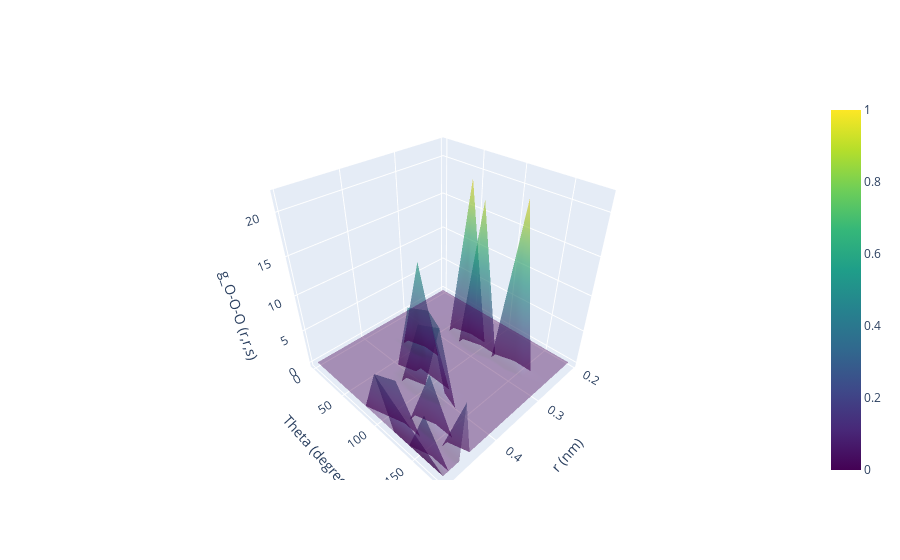
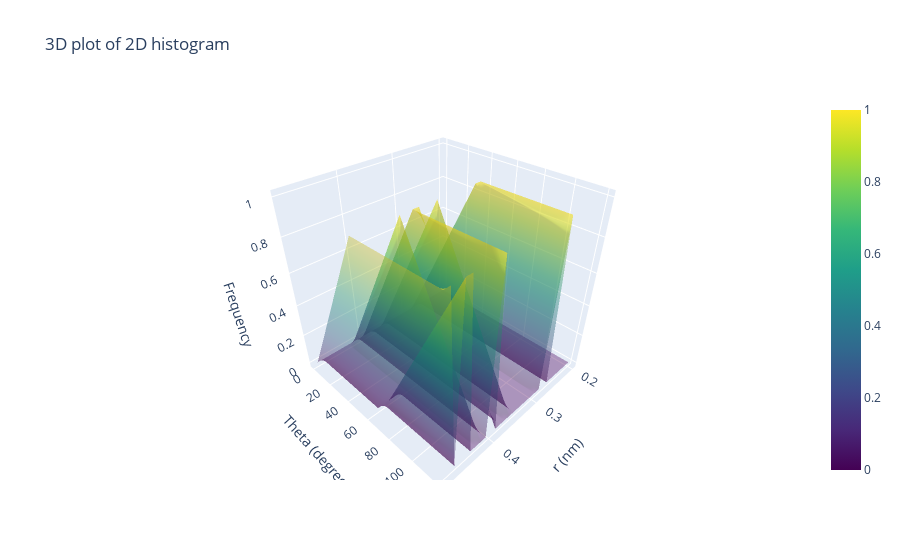

The notebook cell saved with these charts, in order:
### Markdown cell above
# Example 4:
Angle screening (theta)
Triplet correlation function of a triple of same atom type "O" with selection string "name O" 
g(r,r,r), 
Plot=True, while provide a binned plot of the correlation function

First plot is a 1D histogram of each angle in the angle screen array  plotted on 3D plot.

Second plot is a mesh uniting all the 1D histograms in figure 1

Third plot is a histogram of all the angles (2D histogram)

### Code cell
plots_alfa = Angle_Screening(u,
                         atom_name_1 = "name O", 
                         atom_name_2 =None, 
                         angle_range = [0, 180], 
                         angle_step = 20, 
                         stride = 50,
                         plot_individual= False,
                         demo_flag = False,
                         chunk_size = 20,
                         chunk_solvent_size = 50)

### Figure 1 — Plotly figure (JSON) as saved in the notebook; plotly's stock layout.template omitted (floating-point values rounded to 4 significant figures; data arrays with more than 128 entries replaced by an {"elided": "..."} marker saying what was removed)
{"data": [{"colorscale": [[0, "#440154"], [0.1111, "#482878"], [0.2222, "#3e4989"], [0.3333, "#31688e"], [0.4444, "#26828e"], [0.5556, "#1f9e89"], [0.6667, "#35b779"], [0.7778, "#6ece58"], [0.8889, "#b5de2b"], [1, "#fde725"]], "intensity": {"elided": "300 float values"}, "opacity": 0.4, "type": "mesh3d", "x": {"elided": "300 float values"}, "y": {"elided": "300 int values"}, "z": {"elided": "300 float values"}}], "layout": {"scene": {"xaxis": {"title": {"text": "r (nm)"}}, "yaxis": {"title": {"text": "Theta (degrees)"}}, "zaxis": {"title": {"text": "g_O-O-O (r,r,s)"}}}}}

### Figure 2 — Plotly figure (JSON) as saved in the notebook; plotly's stock layout.template omitted (floating-point values rounded to 4 significant figures)
{"data": [{"colorscale": [[0, "#440154"], [0.1111, "#482878"], [0.2222, "#3e4989"], [0.3333, "#31688e"], [0.4444, "#26828e"], [0.5556, "#1f9e89"], [0.6667, "#35b779"], [0.7778, "#6ece58"], [0.8889, "#b5de2b"], [1, "#fde725"]], "opacity": 0.4, "type": "surface", "x": [[0.2, 0.2103, 0.2207, 0.231, 0.2414, 0.2517, 0.2621, 0.2724, 0.2828, 0.2931, 0.3034, 0.3138, 0.3241, 0.3345, 0.3448, 0.3552, 0.3655, 0.3759, 0.3862, 0.3966, 0.4069, 0.4172, 0.4276, 0.4379, 0.4483, 0.4586, 0.469, 0.4793, 0.4897], [0.2, 0.2103, 0.2207, 0.231, 0.2414, 0.2517, 0.2621, 0.2724, 0.2828, 0.2931, 0.3034, 0.3138, 0.3241, 0.3345, 0.3448, 0.3552, 0.3655, 0.3759, 0.3862, 0.3966, 0.4069, 0.4172, 0.4276, 0.4379, 0.4483, 0.4586, 0.469, 0.4793, 0.4897], [0.2, 0.2103, 0.2207, 0.231, 0.2414, 0.2517, 0.2621, 0.2724, 0.2828, 0.2931, 0.3034, 0.3138, 0.3241, 0.3345, 0.3448, 0.3552, 0.3655, 0.3759, 0.3862, 0.3966, 0.4069, 0.4172, 0.4276, 0.4379, 0.4483, 0.4586, 0.469, 0.4793, 0.4897]], "y": [[0, 0, 0, 0, 0, 0, 0, 0, 0, 0, 0, 0, 0, 0, 0, 0, 0, 0, 0, 0, 0, 0, 0, 0, 0, 0, 0, 0, 0], [60, 60, 60, 60, 60, 60, 60, 60, 60, 60, 60, 60, 60, 60, 60, 60, 60, 60, 60, 60, 60, 60, 60, 60, 60, 60, 60, 60, 60], [120, 120, 120, 120, 120, 120, 120, 120, 120, 120, 120, 120, 120, 120, 120, 120, 120, 120, 120, 120, 120, 120, 120, 120, 120, 120, 120, 120, 120]], "z": [[0, 0, 0, 0, 0, 0, 0, 0, 0, 0, 0, 0, 0, 0, 0, 0, 0, 0, 0, 0, 0, 0, 0, 0, 0, 0, 0, 0, 0], [0, 0, 0, 0, 0, 0, 0, 1, 1, 0, 0, 0, 0, 0, 0, 1, 0, 0, 1, 1, 0, 1, 0, 0, 0, 0, 0, 0, 1], [0, 0, 0, 0, 0, 0, 0, 1, 0, 0, 0, 0, 0, 0, 0, 0, 0, 0, 0, 1, 0, 0, 0, 0, 1, 1, 0, 1, 1]]}], "layout": {"scene": {"xaxis": {"title": {"text": "r (nm)"}}, "yaxis": {"title": {"text": " Theta (degrees)"}}, "zaxis": {"title": {"text": "Frequency"}}}, "title": {"text": "3D plot of 2D histogram"}}}
